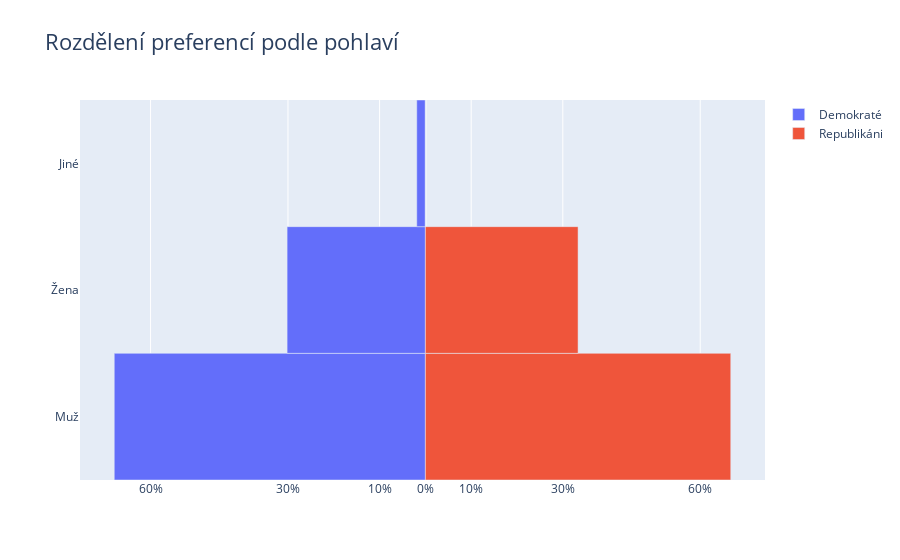

Here is the notebook cell this chart was saved with:
### Code cell
fig = gp.Figure()
fig.add_trace(gp.Bar(y= partisianDistribution['Pohlaví'], x = partisianDistribution['Democrat'], 
                     name = 'Demokraté', 
                     orientation = 'h'))
fig.add_trace(gp.Bar(y = partisianDistribution['Pohlaví'], x = partisianDistribution['Republican'],
                     name = 'Republikáni', orientation = 'h'))
fig.update_layout(title = 'Rozdělení preferencí podle pohlaví',
                 title_font_size = 22, barmode = 'relative',
                 bargap = 0.0, bargroupgap = 0,
                 xaxis = dict(tickvals = [-60, -30, -10,
                                          0, 10, 30, 60],
                              ticktext = ['60%', '30%', '10%', '0%', 
                                          '10%', '30%', '60%'],
                              title_font_size = 14)
                 )
fig.show()

### Figure 1 — Plotly figure (JSON) as saved in the notebook; plotly's stock layout.template omitted (floating-point values rounded to 4 significant figures)
{"data": [{"name": "Demokraté", "orientation": "h", "type": "bar", "x": [-67.92, -30.19, -1.887], "y": ["Muž", "Žena", "Jiné"]}, {"name": "Republikáni", "orientation": "h", "type": "bar", "x": [66.67, 33.33, 0], "y": ["Muž", "Žena", "Jiné"]}], "layout": {"bargap": 0, "bargroupgap": 0, "barmode": "relative", "title": {"font": {"size": 22}, "text": "Rozdělení preferencí podle pohlaví"}, "xaxis": {"ticktext": ["60%", "30%", "10%", "0%", "10%", "30%", "60%"], "tickvals": [-60, -30, -10, 0, 10, 30, 60], "title": {"font": {"size": 14}}}}}
